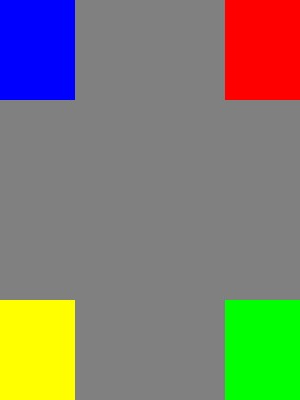
#> input picture tests/fixtures/uploads/exif-gps-rotated.jpg, 300 x 400 px
$ python -i geometry.py   (imports and definitions only)
#> lines starting #> are read from the running program, lines starting #| are printed output that depends on the picture
"""Small 2-D geometry helpers and line-segment detection shared by the pipeline stages (06 §7.4, §7.9)."""

import math
from dataclasses import dataclass

import cv2
import numpy as np

Pt = tuple[float, float]

_HOUGH_THETA = math.pi / 360
_HOUGH_THRESHOLD = 50
_HOUGH_MIN_LENGTH_FRAC = 0.02
_HOUGH_MAX_GAP = 3
_CANNY_LOW, _CANNY_HIGH = 50, 150


@dataclass(frozen=True)
class Rect:
    """Integer pixel rectangle; `contains` is half-open: `x <= px < x + w`, `y <= py < y + h`."""

    x: int
    y: int
    w: int
    h: int

    @property
    def long_side(self) -> int:
        return max(self.w, self.h)

    def contains(self, pt: Pt) -> bool:
        return self.x <= pt[0] < self.x + self.w and self.y <= pt[1] < self.y + self.h

    def expand(self, px: int) -> "Rect":
        """Grow by `px` on every side (shrinks for negative `px`, never below zero size)."""
        return Rect(self.x - px, self.y - px, max(0, self.w + 2 * px), max(0, self.h + 2 * px))

    # [33 lines left out: functions clip, odd, seg_angle_deg, project_param, point_seg_distance, not called in this run]


def _as_gray_u8(gray: np.ndarray) -> np.ndarray:
    if gray.ndim == 3:
        gray = cv2.cvtColor(gray, cv2.COLOR_BGR2GRAY)
    if gray.dtype != np.uint8:
        gray = np.clip(gray, 0, 255).astype(np.uint8)
    return np.ascontiguousarray(gray)


# [14 lines left out: function _hough_segments, not called in this run]


def detect_line_segments(gray: np.ndarray) -> np.ndarray:
    """Line segments of a grey image as an `(N, 4)` float32 array of `x0 y0 x1 y1`.

    LSD (standard refinement); Hough on Canny edges when this OpenCV build's LSD raises (06 §7.9).
    """
    gray = _as_gray_u8(gray)
    try:
        lsd = cv2.createLineSegmentDetector(cv2.LSD_REFINE_STD)
        lines: np.ndarray | None = lsd.detect(gray)[0]  # None when nothing is found
    except (cv2.error, AttributeError, NotImplementedError):
        return _hough_segments(gray)
    if lines is None:
        return np.zeros((0, 4), dtype=np.float32)
    return np.asarray(lines, dtype=np.float32).reshape(-1, 4)

>>> import cv2
>>> picture = cv2.imread('../../../tests/fixtures/uploads/exif-gps-rotated.jpg', cv2.IMREAD_GRAYSCALE)
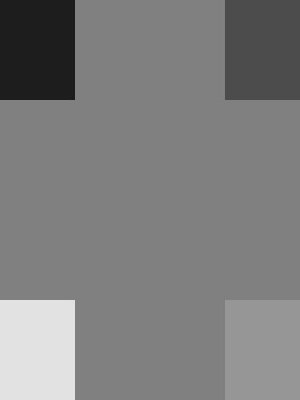
#> picture: shape (400, 300); min 23, max 231, mean 126.1
>>> result = detect_line_segments(picture)
#> in detect_line_segments, `lines: np.ndarray | None = lsd.detect(gray)[0]`: lines = [[74.37, 0.625, 74.39, 98.13], [73.13, 99.39, 0.625, 99.37], [73.13, 299.4, 0.625, 299.4], [74.37, 398.1, 74.39, 300.6], [224.4, 98.13, 224.4, 0.625], [298.1, 99.37, 225.6, 99.39], [298.1, 299.4, 225.6, 299.4], [224.4, 300.6, 224.4, 398.1]]
#> result has the same summary as lines in detect_line_segments
